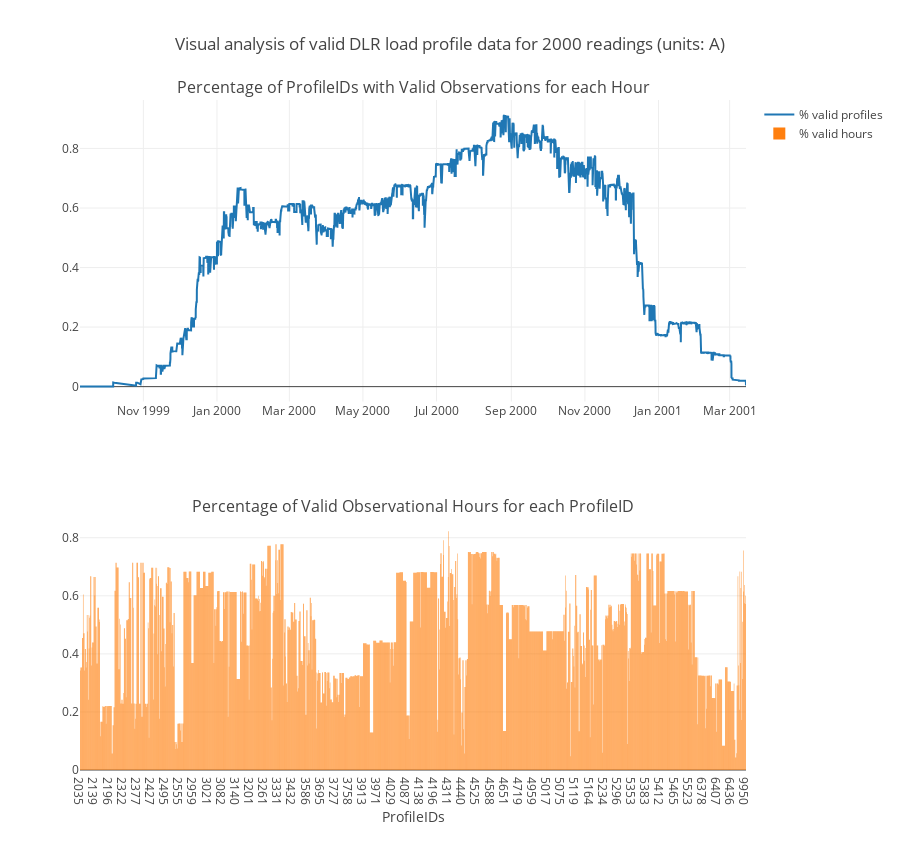

Notebook cell for this chart:
### Markdown cell above
## Exploring missing values in customer load data

### Code cell
pcheck.nanAnalysis(2000, 'A')

### Figure 1 — Plotly figure (JSON) as saved in the notebook; plotly's stock layout.template omitted (floating-point values rounded to 4 significant figures; data arrays with more than 128 entries replaced by an {"elided": "..."} marker saying what was removed)
{"data": [{"name": "% valid profiles", "type": "scatter", "x": {"elided": "12748 str values"}, "xaxis": "x1", "y": {"elided": "12748 float values"}, "yaxis": "y1"}, {"name": "% valid hours", "type": "bar", "x": {"elided": "1365 str values"}, "xaxis": "x2", "y": {"elided": "1365 float values"}, "yaxis": "y2"}], "layout": {"annotations": [{"font": {"size": 16}, "showarrow": false, "text": "Percentage of ProfileIDs with Valid Observations for each Hour", "x": 0.5, "xanchor": "center", "xref": "paper", "y": 1, "yanchor": "bottom", "yref": "paper"}, {"font": {"size": 16}, "showarrow": false, "text": "Percentage of Valid Observational Hours for each ProfileID", "x": 0.5, "xanchor": "center", "xref": "paper", "y": 0.375, "yanchor": "bottom", "yref": "paper"}], "height": 850, "title": "Visual analysis of valid DLR load profile data for 2000 readings (units: A)", "xaxis1": {"anchor": "y1", "domain": [0, 1]}, "xaxis2": {"anchor": "y2", "domain": [0, 1], "exponentformat": "none", "title": "ProfileIDs", "type": "category"}, "yaxis": {"domain": [0.55, 1]}, "yaxis1": {"anchor": "x1", "domain": [0.625, 1]}, "yaxis2": {"anchor": "x2", "domain": [0, 0.375]}}}
